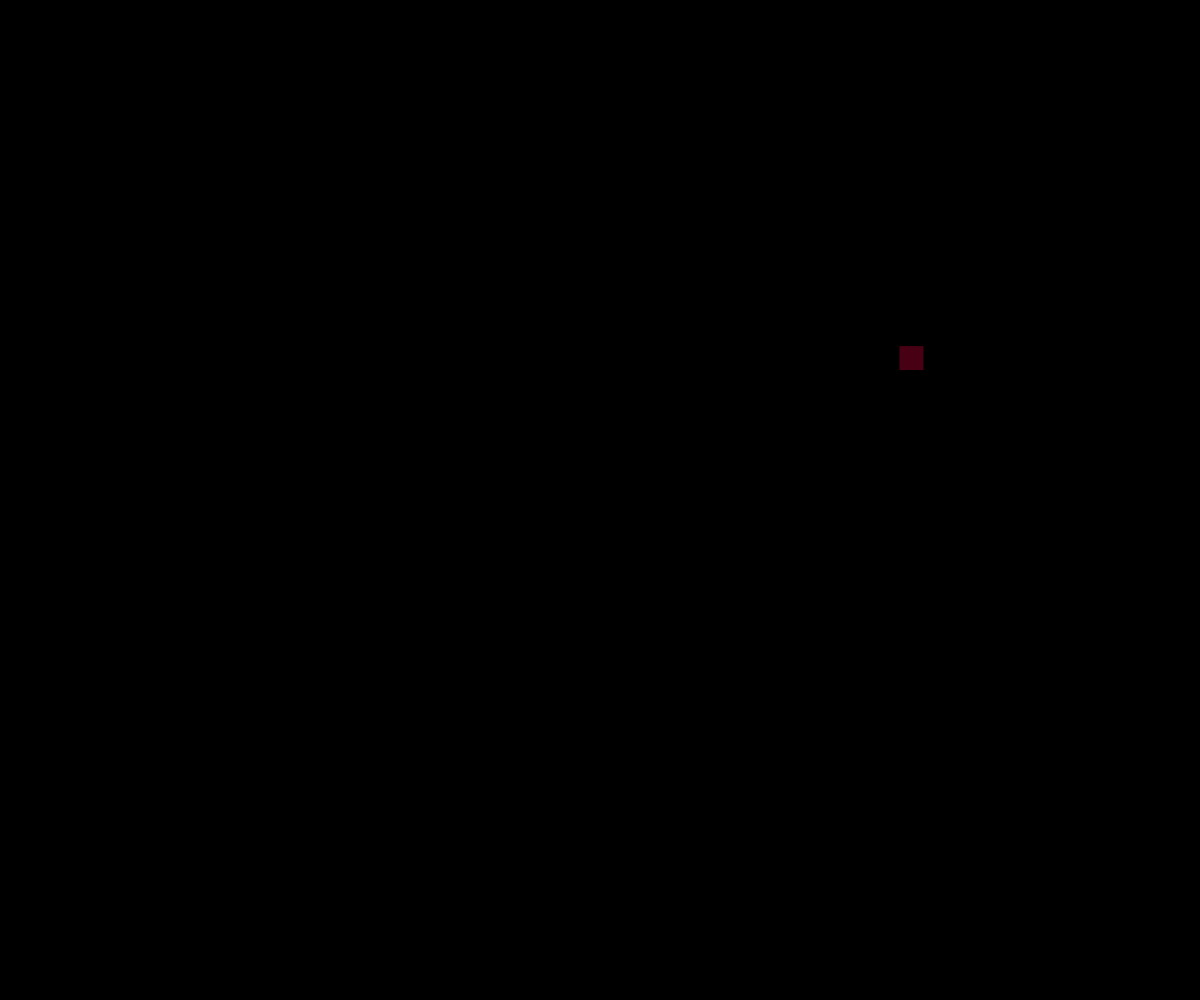
Frame 1 (no input)
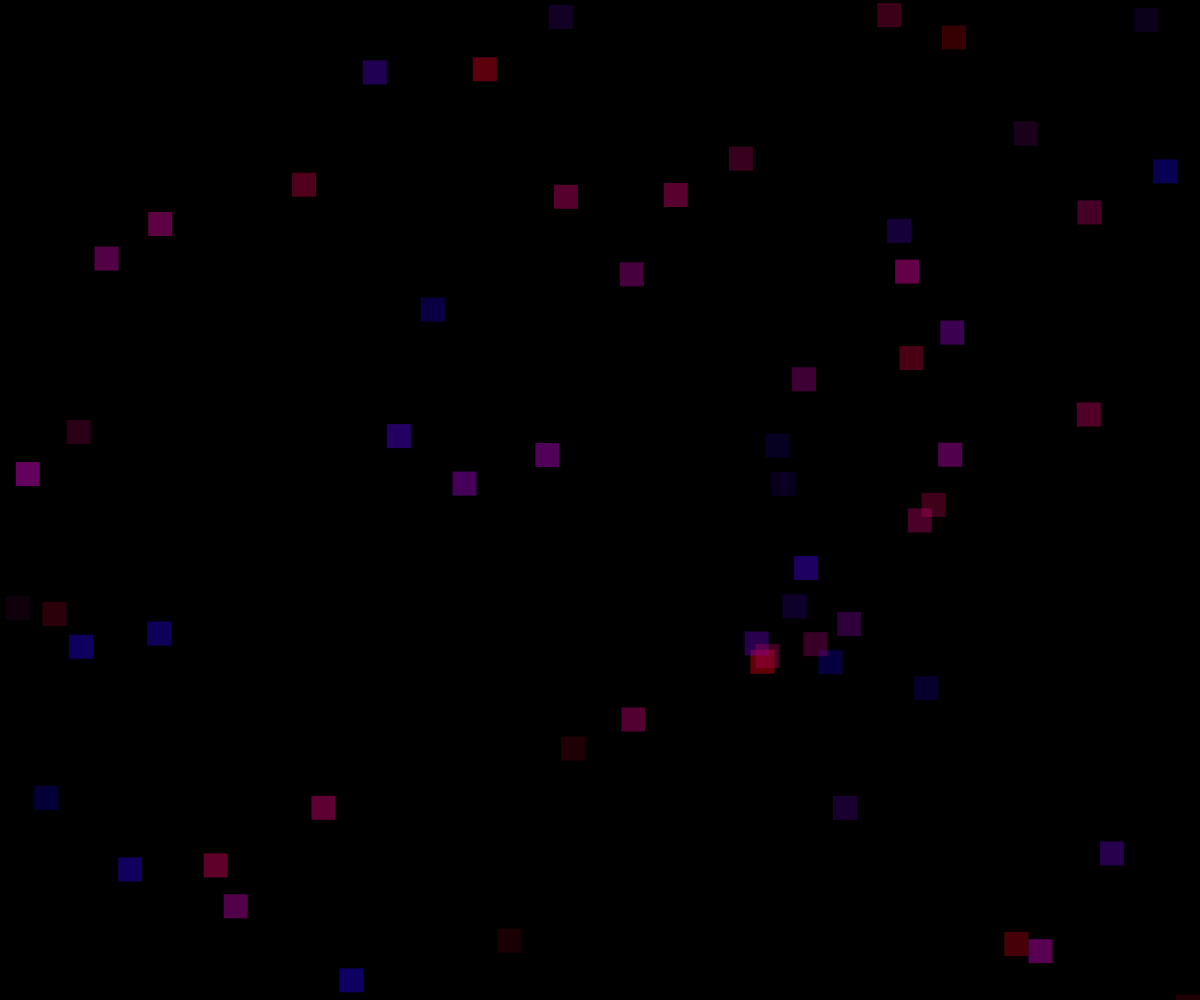
Frame 60 (no input)
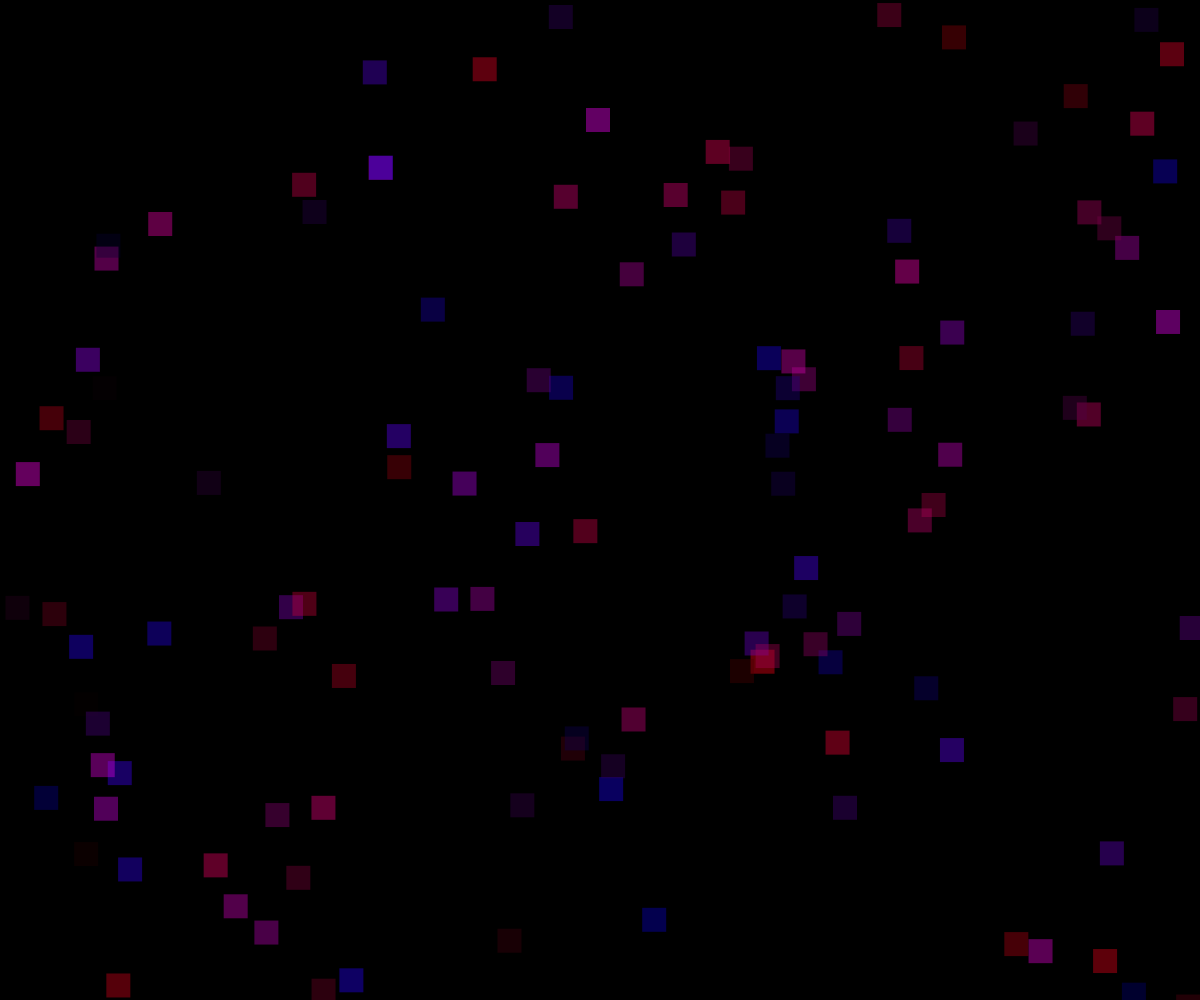
Frame 120 (the mouse pressed at the canvas centre since frame 60)

The p5.js sketch that drew these frames (run headless with seeded random() and noise() and a simulated clock; from frame 60 on, the mouse is pressed at the canvas centre):

// p5.js sketch
// ── sketch.js
// random()
// Code! programming with p5.js
let x, y, r, g, b;

function setup() {
  createCanvas(windowWidth,windowHeight );
  background(0);
  
}
function draw() {
     r = random(0, 255);
     g = 0;
     b = random( 255);
     x = random( width);
     y = random (height);
     noStroke();
  fill(r, g, b, 100);
  square(x, y, 24);

}
